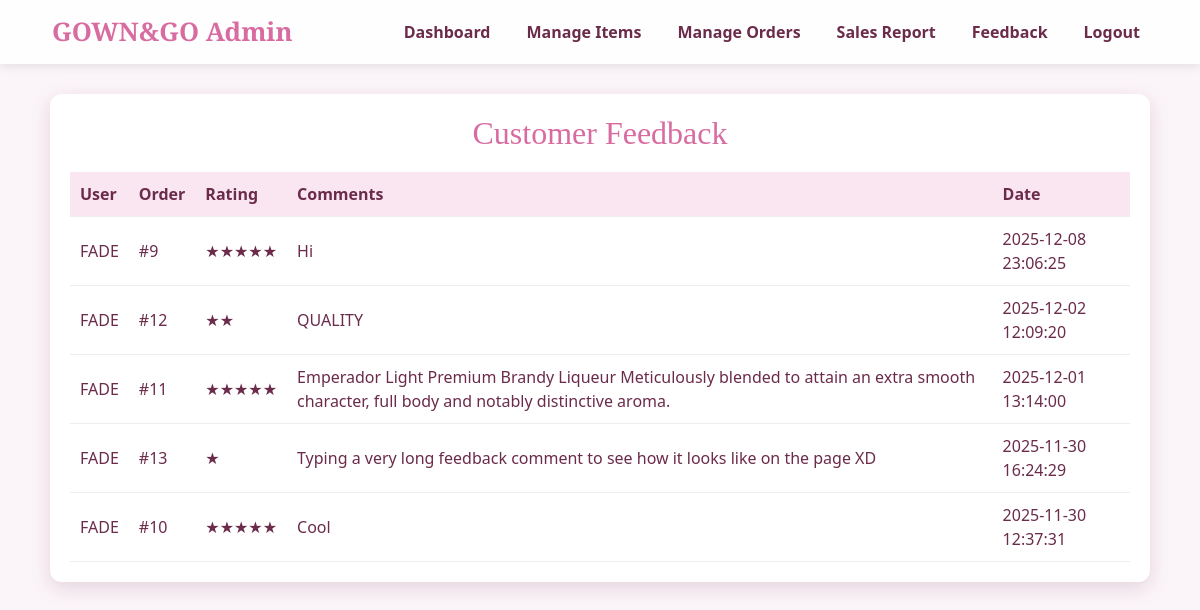
Page /gown_and_go/admin/feedback_list.php (signed in) on the committed database.
### tables this page shows
CREATE TABLE `feedback` (
  `feedback_id` int(11) NOT NULL,
  `user_id` int(11) NOT NULL,
  `order_id` int(11) NOT NULL,
  `comments` text DEFAULT NULL,
  `rating` tinyint(3) UNSIGNED DEFAULT NULL CHECK (`rating` between 1 and 5),
  `created_at` datetime DEFAULT current_timestamp()
);

CREATE TABLE `users` (
  `user_id` int(11) NOT NULL,
  `username` varchar(100) NOT NULL,
  `email` varchar(150) NOT NULL,
  `password` varchar(255) NOT NULL,
  `address` text DEFAULT NULL,
  `contact_no` varchar(50) DEFAULT NULL,
  `role` enum('customer','admin') NOT NULL DEFAULT 'customer',
  `created_at` datetime DEFAULT current_timestamp()
);

### gown_and_go/admin/feedback_list.php (the view, shortened to what this page needs)
<?php
include '../config.php';
$fb = $conn->query("
    SELECT f.*, u.username
    FROM feedback f
    JOIN users u ON f.user_id = u.user_id
    ORDER BY f.created_at DESC
");
?>
<!DOCTYPE html>
<html>
<html lang="en">
<head>
    <link rel="stylesheet" href="https://cdn.jsdelivr.net/npm/bootstrap@5.3.8/dist/css/bootstrap.min.css">
    <link rel="stylesheet" href="inclusion/stylesheet.css">
</head>
<body>
    <?php include 'inclusion/nav.php'; ?>
    <div class="main-container">
        <h2>Customer Feedback</h2>
        <table>
            <tr>
                <th>User</th>
                <th>Order</th>
                <th>Rating</th>
                <th>Comments</th>
                <th>Date</th>
            </tr>
            <?php while ($row = $fb->fetch_assoc()): ?>
            <tr>
                <td><?php echo $row['username']; ?></td>
                <td>#<?php echo $row['order_id']; ?></td>
                <td><?php echo str_repeat("★", $row['rating']); ?></td>
                <td><?php echo htmlspecialchars($row['comments']); ?></td>
                <td><?php echo $row['created_at']; ?></td>
            </tr>
            <?php endwhile; ?>
        </table>
    </div>
</body>
</html>

### gown_and_go/admin/inclusion/stylesheet.css (style rules this page uses)
* { box-sizing: border-box; }
body { margin: 0; font-family: 'Segoe UI', sans-serif; background: url('https://i.pinimg.com/1200x/63/01/8a/63018a11c5ad770ed2eec2d2587cea74.jpg') no-repeat center fixed; background-size: cover; color: #6b2b4a; }
body::before { content: ""; position: fixed; inset: 0; background: rgba(245,230,240,0.4); z-index: -1; }
.main-container { max-width: 1100px; margin: 30px auto 50px; padding: 20px; background: rgba(255,255,255,0.94); border-radius: 12px; box-shadow: 0 6px 20px rgba(183, 134, 154, 0.3); }
h2 { text-align: center; font-family: 'Playfair Display', serif; color: #d86ca1; margin-bottom: 15px; }
table { width: 100%; border-collapse: collapse; margin-top: 20px; }
th, td { padding: 10px; border-bottom: 1px solid #eee; text-align: left; }
th { background: #f9e6f1; }

### rows in the picture
feedback: user.username "FADE", order "9", rating "★★★★★", comments "Hi", created_at "2025-12-08 23:06:25"
feedback: user.username "FADE", order "12", rating "★★", comments "QUALITY", created_at "2025-12-02 12:09:20"
feedback: user.username "FADE", order "11", rating "★★★★★", comments "Emperador Light Premium Brandy Liqueur Meticulously blended to attain an extra smooth character, full body and notably distinctive aroma.", created_at "2025-12-01 13:14:00"
feedback: user.username "FADE", order "13", rating "★", comments "Typing a very long feedback comment to see how it looks like on the page XD", created_at "2025-11-30 16:24:29"
feedback: user.username "FADE", order "10", rating "★★★★★", comments "Cool", created_at "2025-11-30 12:37:31"
